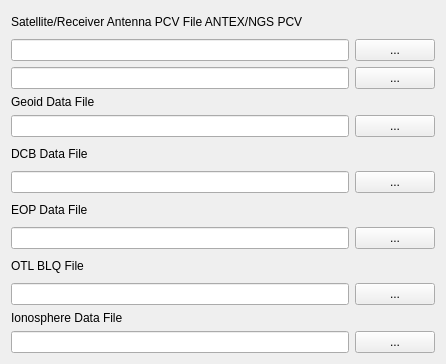
     <widget class="QWidget" name="TabSheet7">
      <property name="toolTip">
       <string/>
      </property>
      <attribute name="title">
       <string>&amp;Files</string>
      </attribute>
      <layout class="QGridLayout" name="gridLayout_8">
       <item row="0" column="0">
        <widget class="QLabel" name="Label38">
         <property name="enabled">
          <bool>true</bool>
         </property>
         <property name="toolTip">
          <string/>
         </property>
         <property name="text">
          <string>Satellite/Receiver Antenna PCV File ANTEX/NGS PCV</string>
         </property>
        </widget>
       </item>
       <item row="0" column="1">
        <widget class="QPushButton" name="BtnSatPcvView">
         <property name="enabled">
          <bool>true</bool>
         </property>
         <property name="toolTip">
          <string/>
         </property>
         <property name="text">
          <string/>
         </property>
         <property name="icon">
          <iconset resource="../rtkget_qt/rtkget_qt.qrc">
           <normaloff>:/buttons/doc.bmp</normaloff>:/buttons/doc.bmp</iconset>
         </property>
         <property name="flat">
          <bool>true</bool>
         </property>
        </widget>
       </item>
       <item row="0" column="2">
        <widget class="QPushButton" name="BtnAntPcvView">
         <property name="enabled">
          <bool>true</bool>
         </property>
         <property name="toolTip">
          <string/>
         </property>
         <property name="text">
          <string/>
         </property>
         <property name="icon">
          <iconset resource="../rtkget_qt/rtkget_qt.qrc">
           <normaloff>:/buttons/doc.bmp</normaloff>:/buttons/doc.bmp</iconset>
         </property>
         <property name="flat">
          <bool>true</bool>
         </property>
        </widget>
       </item>
       <item row="1" column="0" colspan="2">
        <widget class="QLineEdit" name="SatPcvFile">
         <property name="enabled">
          <bool>true</bool>
         </property>
         <property name="toolTip">
          <string/>
         </property>
         <property name="text">
          <string/>
         </property>
        </widget>
       </item>
       <item row="1" column="2">
        <widget class="QPushButton" name="BtnSatPcvFile">
         <property name="enabled">
          <bool>true</bool>
         </property>
         <property name="toolTip">
          <string/>
         </property>
         <property name="text">
          <string>...</string>
         </property>
         <property name="flat">
          <bool>false</bool>
         </property>
        </widget>
       </item>
       <item row="2" column="0" colspan="2">
        <widget class="QLineEdit" name="AntPcvFile">
         <property name="enabled">
          <bool>true</bool>
         </property>
         <property name="toolTip">
          <string/>
         </property>
         <property name="text">
          <string/>
         </property>
        </widget>
       </item>
       <item row="2" column="2">
        <widget class="QPushButton" name="BtnAntPcvFile">
         <property name="enabled">
          <bool>true</bool>
         </property>
         <property name="toolTip">
          <string/>
         </property>
         <property name="text">
          <string>...</string>
         </property>
         <property name="flat">
          <bool>false</bool>
         </property>
        </widget>
       </item>
       <item row="5" column="0" colspan="2">
        <widget class="QLineEdit" name="GeoidDataFile">
         <property name="enabled">
          <bool>true</bool>
         </property>
         <property name="toolTip">
          <string/>
         </property>
         <property name="text">
          <string/>
         </property>
        </widget>
       </item>
       <item row="5" column="2">
        <widget class="QPushButton" name="BtnGeoidDataFile">
         <property name="enabled">
          <bool>true</bool>
         </property>
         <property name="toolTip">
          <string/>
         </property>
         <property name="text">
          <string>...</string>
         </property>
         <property name="flat">
          <bool>false</bool>
         </property>
        </widget>
       </item>
       <item row="6" column="0">
        <widget class="QLabel" name="Label15">
         <property name="enabled">
          <bool>true</bool>
         </property>
         <property name="toolTip">
          <string/>
         </property>
         <property name="text">
          <string>DCB Data File</string>
         </property>
        </widget>
       </item>
       <item row="6" column="2">
        <widget class="QPushButton" name="BtnDCBView">
         <property name="enabled">
          <bool>true</bool>
         </property>
         <property name="toolTip">
          <string/>
         </property>
         <property name="text">
          <string/>
         </property>
         <property name="icon">
          <iconset resource="../rtkget_qt/rtkget_qt.qrc">
           <normaloff>:/buttons/doc.bmp</normaloff>:/buttons/doc.bmp</iconset>
         </property>
         <property name="flat">
          <bool>true</bool>
         </property>
        </widget>
       </item>
       <item row="7" column="0" colspan="2">
        <widget class="QLineEdit" name="DCBFile">
         <property name="enabled">
          <bool>true</bool>
         </property>
         <property name="toolTip">
          <string/>
         </property>
         <property name="text">
          <string/>
         </property>
        </widget>
       </item>
       <item row="7" column="2">
        <widget class="QPushButton" name="BtnDCBFile">
         <property name="enabled">
          <bool>true</bool>
         </property>
         <property name="toolTip">
          <string/>
         </property>
         <property name="text">
          <string>...</string>
         </property>
         <property name="flat">
          <bool>false</bool>
         </property>
        </widget>
       </item>
       <item row="8" column="0">
        <widget class="QLabel" name="Label17">
         <property name="enabled">
          <bool>true</bool>
         </property>
         <property name="toolTip">
          <string/>
         </property>
         <property name="text">
          <string>EOP Data File</string>
         </property>
        </widget>
       </item>
       <item row="8" column="2">
        <widget class="QPushButton" name="BtnEOPView">
         <property name="enabled">
          <bool>true</bool>
         </property>
         <property name="toolTip">
          <string/>
         </property>
         <property name="text">
          <string/>
         </property>
         <property name="icon">
          <iconset resource="../rtkget_qt/rtkget_qt.qrc">
           <normaloff>:/buttons/doc.bmp</normaloff>:/buttons/doc.bmp</iconset>
         </property>
         <property name="flat">
          <bool>true</bool>
         </property>
        </widget>
       </item>
       <item row="9" column="0" colspan="2">
        <widget class="QLineEdit" name="EOPFile">
         <property name="enabled">
          <bool>true</bool>
         </property>
         <property name="toolTip">
          <string/>
         </property>
         <property name="text">
          <string/>
         </property>
        </widget>
       </item>
       <item row="9" column="2">
        <widget class="QPushButton" name="BtnEOPFile">
         <property name="enabled">
          <bool>true</bool>
         </property>
         <property name="toolTip">
          <string/>
         </property>
         <property name="text">
          <string>...</string>
         </property>
         <property name="flat">
          <bool>false</bool>
         </property>
        </widget>
       </item>
       <item row="10" column="0">
        <widget class="QLabel" name="Label34">
         <property name="enabled">
          <bool>true</bool>
         </property>
         <property name="toolTip">
          <string/>
         </property>
         <property name="text">
          <string>OTL BLQ File</string>
         </property>
        </widget>
       </item>
       <item row="10" column="2">
        <widget class="QPushButton" name="BtnBLQFileView">
         <property name="enabled">
          <bool>true</bool>
         </property>
         <property name="toolTip">
          <string/>
         </property>
         <property name="text">
          <string/>
         </property>
         <property name="icon">
          <iconset resource="../rtkget_qt/rtkget_qt.qrc">
           <normaloff>:/buttons/doc.bmp</normaloff>:/buttons/doc.bmp</iconset>
         </property>
         <property name="flat">
          <bool>true</bool>
         </property>
        </widget>
       </item>
       <item row="11" column="0" colspan="2">
        <widget class="QLineEdit" name="BLQFile">
         <property name="enabled">
          <bool>true</bool>
         </property>
         <property name="toolTip">
          <string/>
         </property>
         <property name="text">
          <string/>
         </property>
        </widget>
       </item>
       <item row="11" column="2">
        <widget class="QPushButton" name="BtnBLQFile">
         <property name="enabled">
          <bool>true</bool>
         </property>
         <property name="toolTip">
          <string/>
         </property>
         <property name="text">
          <string>...</string>
         </property>
         <property name="flat">
          <bool>false</bool>
         </property>
        </widget>
       </item>
       <item row="12" column="0">
        <widget class="QLabel" name="Label1">
         <property name="enabled">
          <bool>true</bool>
         </property>
         <property name="sizePolicy">
          <sizepolicy hsizetype="Preferred" vsizetype="Fixed">
           <horstretch>0</horstretch>
           <verstretch>0</verstretch>
          </sizepolicy>
         </property>
         <property name="toolTip">
          <string/>
         </property>
         <property name="text">
          <string>Ionosphere Data File</string>
         </property>
        </widget>
       </item>
       <item row="13" column="0" colspan="2">
        <widget class="QLineEdit" name="IonoFile">
         <property name="enabled">
          <bool>true</bool>
         </property>
         <property name="toolTip">
          <string/>
         </property>
         <property name="text">
          <string/>
         </property>
        </widget>
       </item>
       <item row="13" column="2">
        <widget class="QPushButton" name="BtnIonoFile">
         <property name="enabled">
          <bool>true</bool>
         </property>
         <property name="toolTip">
          <string/>
         </property>
         <property name="text">
          <string>...</string>
         </property>
         <property name="flat">
          <bool>false</bool>
         </property>
        </widget>
       </item>
       <item row="3" column="0">
        <widget class="QLabel" name="Label63">
         <property name="enabled">
          <bool>true</bool>
         </property>
         <property name="sizePolicy">
          <sizepolicy hsizetype="Preferred" vsizetype="Fixed">
           <horstretch>0</horstretch>
           <verstretch>0</verstretch>
          </sizepolicy>
         </property>
         <property name="toolTip">
          <string/>
         </property>
         <property name="text">
          <string>Geoid Data File</string>
         </property>
        </widget>
       </item>
      </layout>
     </widget>
